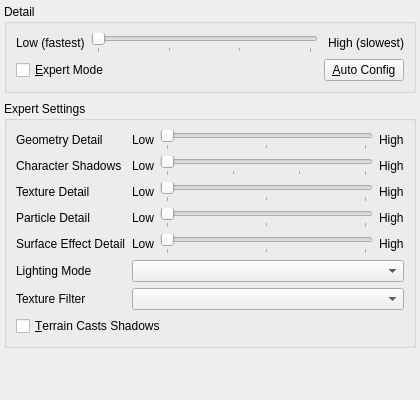
<?xml version="1.0" encoding="UTF-8"?>
<ui version="4.0">
 <class>PerformancePage</class>
 <widget class="QWidget" name="PerformancePage">
  <property name="geometry"><rect><x>0</x><y>0</y><width>420</width><height>400</height></rect></property>
  <layout class="QVBoxLayout" name="mainLayout">
   <property name="spacing"><number>8</number></property>
   <property name="leftMargin"><number>4</number></property><property name="topMargin"><number>4</number></property>
   <property name="rightMargin"><number>4</number></property><property name="bottomMargin"><number>4</number></property>
   <item><widget class="QGroupBox" name="detailGroup">
    <property name="title"><string>Detail</string></property>
    <layout class="QGridLayout" name="detailLayout" columnstretch="0,1,0">
     <item row="0" column="0"><widget class="QLabel" name="lowFastLabel"><property name="text"><string>Low (fastest)</string></property></widget></item>
     <item row="0" column="1"><widget class="QSlider" name="overallSlider">
      <property name="accessibleName"><string>Overall detail</string></property><property name="maximum"><number>3</number></property>
      <property name="orientation"><enum>Qt::Horizontal</enum></property><property name="tickPosition"><enum>QSlider::TicksBelow</enum></property><property name="tickInterval"><number>1</number></property>
     </widget></item>
     <item row="0" column="2"><widget class="QLabel" name="highSlowLabel"><property name="text"><string>High (slowest)</string></property><property name="alignment"><set>Qt::AlignRight|Qt::AlignVCenter</set></property></widget></item>
     <item row="1" column="0" colspan="2"><widget class="QCheckBox" name="expertCheck"><property name="text"><string>&amp;Expert Mode</string></property></widget></item>
     <item row="1" column="2"><widget class="QPushButton" name="autoButton"><property name="text"><string>&amp;Auto Config</string></property></widget></item>
    </layout>
   </widget></item>
   <item><widget class="QGroupBox" name="expertGroup">
    <property name="title"><string>Expert Settings</string></property>
    <layout class="QGridLayout" name="expertLayout" columnstretch="0,0,1,0">
      <item row="0" column="0"><widget class="QLabel" name="geometryLabel"><property name="text"><string>Geometry Detail</string></property><property name="buddy"><cstring>geometrySlider</cstring></property></widget></item>
      <item row="0" column="1"><widget class="QLabel" name="geometryLowLabel"><property name="text"><string>Low</string></property></widget></item>
      <item row="0" column="2"><widget class="QSlider" name="geometrySlider"><property name="accessibleName"><string>Geometry Detail</string></property><property name="maximum"><number>2</number></property><property name="orientation"><enum>Qt::Horizontal</enum></property><property name="tickPosition"><enum>QSlider::TicksBelow</enum></property><property name="tickInterval"><number>1</number></property></widget></item>
      <item row="0" column="3"><widget class="QLabel" name="geometryHighLabel"><property name="text"><string>High</string></property></widget></item>
      <item row="1" column="0"><widget class="QLabel" name="shadowLabel"><property name="text"><string>Character Shadows</string></property><property name="buddy"><cstring>shadowSlider</cstring></property></widget></item>
      <item row="1" column="1"><widget class="QLabel" name="shadowLowLabel"><property name="text"><string>Low</string></property></widget></item>
      <item row="1" column="2"><widget class="QSlider" name="shadowSlider"><property name="accessibleName"><string>Character Shadows</string></property><property name="maximum"><number>3</number></property><property name="orientation"><enum>Qt::Horizontal</enum></property><property name="tickPosition"><enum>QSlider::TicksBelow</enum></property><property name="tickInterval"><number>1</number></property></widget></item>
      <item row="1" column="3"><widget class="QLabel" name="shadowHighLabel"><property name="text"><string>High</string></property></widget></item>
      <item row="2" column="0"><widget class="QLabel" name="textureLabel"><property name="text"><string>Texture Detail</string></property><property name="buddy"><cstring>textureSlider</cstring></property></widget></item>
      <item row="2" column="1"><widget class="QLabel" name="textureLowLabel"><property name="text"><string>Low</string></property></widget></item>
      <item row="2" column="2"><widget class="QSlider" name="textureSlider"><property name="accessibleName"><string>Texture Detail</string></property><property name="maximum"><number>2</number></property><property name="orientation"><enum>Qt::Horizontal</enum></property><property name="tickPosition"><enum>QSlider::TicksBelow</enum></property><property name="tickInterval"><number>1</number></property></widget></item>
      <item row="2" column="3"><widget class="QLabel" name="textureHighLabel"><property name="text"><string>High</string></property></widget></item>
      <item row="3" column="0"><widget class="QLabel" name="particleLabel"><property name="text"><string>Particle Detail</string></property><property name="buddy"><cstring>particleSlider</cstring></property></widget></item>
      <item row="3" column="1"><widget class="QLabel" name="particleLowLabel"><property name="text"><string>Low</string></property></widget></item>
      <item row="3" column="2"><widget class="QSlider" name="particleSlider"><property name="accessibleName"><string>Particle Detail</string></property><property name="maximum"><number>2</number></property><property name="orientation"><enum>Qt::Horizontal</enum></property><property name="tickPosition"><enum>QSlider::TicksBelow</enum></property><property name="tickInterval"><number>1</number></property></widget></item>
      <item row="3" column="3"><widget class="QLabel" name="particleHighLabel"><property name="text"><string>High</string></property></widget></item>
      <item row="4" column="0"><widget class="QLabel" name="surfaceLabel"><property name="text"><string>Surface Effect Detail</string></property><property name="buddy"><cstring>surfaceSlider</cstring></property></widget></item>
      <item row="4" column="1"><widget class="QLabel" name="surfaceLowLabel"><property name="text"><string>Low</string></property></widget></item>
      <item row="4" column="2"><widget class="QSlider" name="surfaceSlider"><property name="accessibleName"><string>Surface Effect Detail</string></property><property name="maximum"><number>2</number></property><property name="orientation"><enum>Qt::Horizontal</enum></property><property name="tickPosition"><enum>QSlider::TicksBelow</enum></property><property name="tickInterval"><number>1</number></property></widget></item>
      <item row="4" column="3"><widget class="QLabel" name="surfaceHighLabel"><property name="text"><string>High</string></property></widget></item>
     <item row="5" column="0"><widget class="QLabel" name="lightingLabel"><property name="text"><string>Lighting Mode</string></property><property name="buddy"><cstring>lightingCombo</cstring></property></widget></item>
     <item row="5" column="1" colspan="3"><widget class="QComboBox" name="lightingCombo"/></item>
     <item row="6" column="0"><widget class="QLabel" name="filterLabel"><property name="text"><string>Texture Filter</string></property><property name="buddy"><cstring>filterCombo</cstring></property></widget></item>
     <item row="6" column="1" colspan="3"><widget class="QComboBox" name="filterCombo"/></item>
     <item row="7" column="0" colspan="4"><widget class="QCheckBox" name="terrainCheck"><property name="text"><string>&amp;Terrain Casts Shadows</string></property></widget></item>
    </layout>
   </widget></item>
   <item><spacer name="bottomSpacer"><property name="orientation"><enum>Qt::Vertical</enum></property><property name="sizeHint" stdset="0"><size><width>20</width><height>40</height></size></property></spacer></item>
  </layout>
 </widget>
 <tabstops><tabstop>overallSlider</tabstop><tabstop>expertCheck</tabstop><tabstop>autoButton</tabstop><tabstop>geometrySlider</tabstop><tabstop>shadowSlider</tabstop><tabstop>textureSlider</tabstop><tabstop>particleSlider</tabstop><tabstop>surfaceSlider</tabstop><tabstop>lightingCombo</tabstop><tabstop>filterCombo</tabstop><tabstop>terrainCheck</tabstop></tabstops>
 <resources/>
 <connections/>
</ui>
